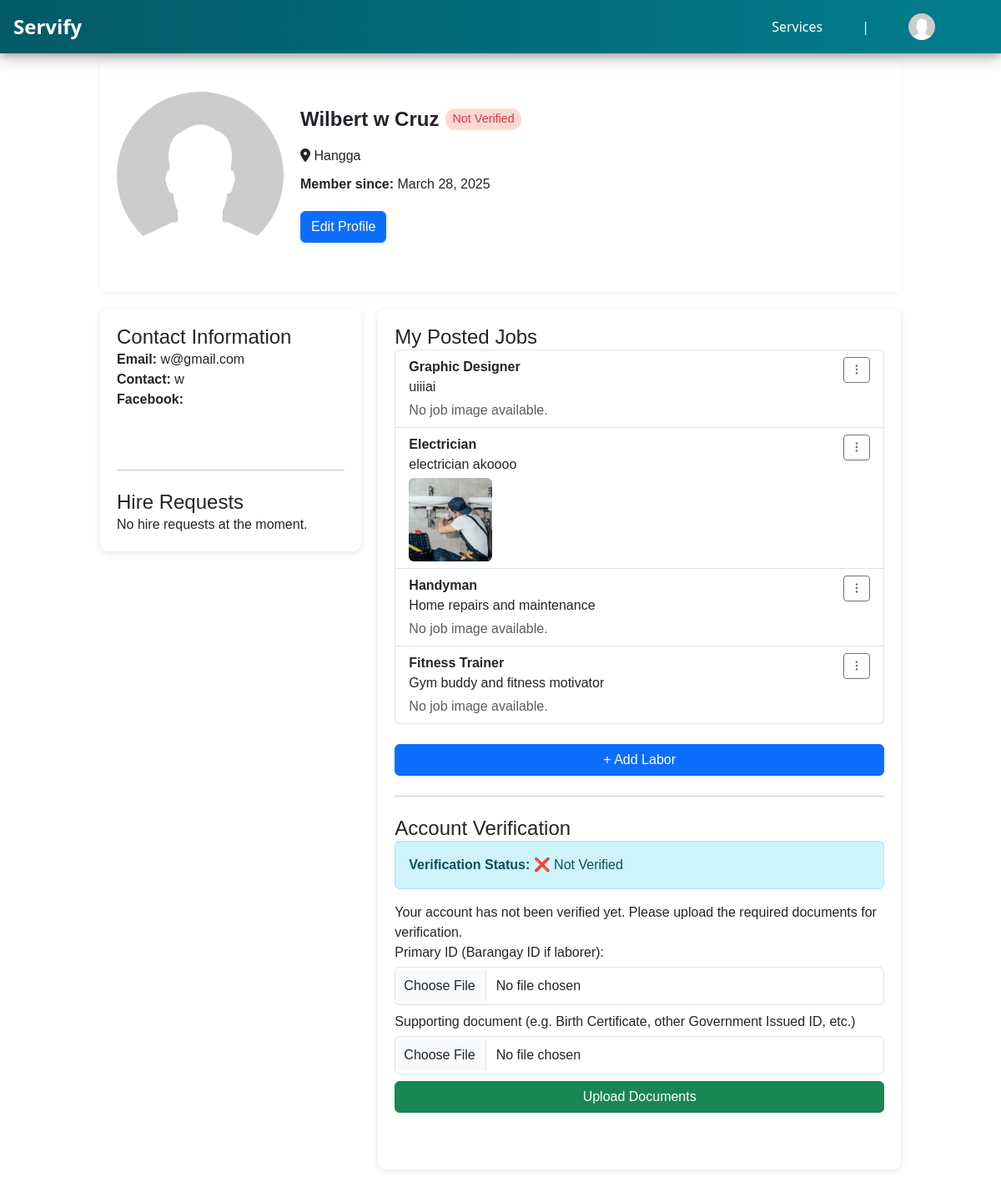
/view/profile.php (signed in), run on the app's committed database.
### tables this page shows
CREATE TABLE `users` (
  `user_id` int(11) NOT NULL,
  `firstname` varchar(255) NOT NULL,
  `middlename` varchar(255) NOT NULL,
  `lastname` varchar(255) NOT NULL,
  `fb_link` varchar(255) NOT NULL,
  `location` varchar(100) NOT NULL,
  `date_created` date NOT NULL,
  `email` varchar(255) NOT NULL,
  `password` varchar(255) NOT NULL,
  `contact` varchar(255) NOT NULL,
  `role` varchar(255) NOT NULL,
  `rating` int(11) NOT NULL,
  `credit_score` int(11) NOT NULL,
  `is_verified` tinyint(1) NOT NULL DEFAULT 0,
  `profile_picture` varchar(255) NOT NULL
);

CREATE TABLE `user_jobs` (
  `user_job_id` int(11) NOT NULL,
  `user_id` int(10) UNSIGNED NOT NULL,
  `job_id` int(10) UNSIGNED NOT NULL,
  `job_description` varchar(255) NOT NULL,
  `job_image` varchar(255) NOT NULL
);

CREATE TABLE `jobs` (
  `job_id` int(11) NOT NULL,
  `job_name` varchar(255) NOT NULL,
  `job_description` varchar(255) NOT NULL,
  `job_image` varchar(255) DEFAULT NULL
);

### controls/hire_functions.php (called while the page is built, shortened)
<?php
function getHiresForUser($conn, $user_id, $role = 'laborer') {
    if ($role === 'laborer') {
        $sql = "SELECT h.*,
                       u.firstname AS employer_firstname,
                       u.middlename AS employer_middlename,
                       u.lastname AS employer_lastname
                FROM hires h
                JOIN users u ON h.employer_id = u.user_id
                WHERE h.laborer_id = ?
                ORDER BY h.created_at DESC";
    }
    $stmt = $conn->prepare($sql);
    $stmt->bind_param("i", $user_id);
    $stmt->execute();
    return $stmt->get_result();
}
?>

### view/profile.php (the view, shortened to what this page needs)
<?php
include '../controls/connection.php';
include '../controls/hire_functions.php';
$user_id = $_SESSION['user_id'];
$is_logged_in = isset($_SESSION['user_id']);
$sql = "SELECT firstname, middlename, lastname, fb_link, email, location, date_created, contact,
               COALESCE(is_verified, 0) AS is_verified, profile_picture, role
        FROM users
        WHERE user_id = ?";
$stmt = $conn->prepare($sql);
$stmt->bind_param("i", $user_id);
$stmt->execute();
$result = $stmt->get_result();
if ($result->num_rows > 0) {
    $row = $result->fetch_assoc();
} else {
    echo "User details not found.";
    exit();
}
$job_sql = "SELECT jobs.job_id, jobs.job_name, user_jobs.job_description, user_jobs.job_image
            FROM jobs
            INNER JOIN user_jobs ON jobs.job_id = user_jobs.job_id
            WHERE user_jobs.user_id = ?";
$job_stmt = $conn->prepare($job_sql);
$job_stmt->bind_param("i", $user_id);
$job_stmt->execute();
$job_result = $job_stmt->get_result();
$hire_requests = getHiresForUser($conn, $user_id, 'laborer');
?>
<!DOCTYPE html>
<html lang="en">
<head>
  <link rel="stylesheet" href="../styles/profile.css?v=<?php echo time(); ?>">
  <link rel="stylesheet" href="https://cdnjs.cloudflare.com/ajax/libs/font-awesome/6.5.1/css/all.min.css">
  <link rel="stylesheet" href="https://cdn.jsdelivr.net/npm/bootstrap-icons@1.11.3/font/bootstrap-icons.min.css">
  <link rel="stylesheet" href="https://cdn.jsdelivr.net/npm/bootstrap@5.3.3/dist/css/bootstrap.min.css">
</head>
<body>
<header>
  <div class="header-content">
    <div class="brand"><a href="../index.php">Servify</a></div>
    <div class="menu-container">
      <nav class="wrapper-2" id="menu">
        <p><a href="../view/browse.php">Services</a></p>
        <p class="divider">|</p>
        <?php if ($is_logged_in): ?>
          <p class="profile-wrapper">
            <span class="profile-icon" onclick="toggleProfileMenu()">
              <img src="../<?php echo htmlspecialchars($row['profile_picture']) ?: 'uploads/profile_pics/default.jpg'; ?>" alt="Profile Picture" class="icon">
            </span>
          </p>
        <?php else: ?>
          <p class="login"><a href="../view/login.php"><i class="bi bi-box-arrow-in-right"></i> Login / Signup</a></p>
        <?php endif; ?>
      </nav>
    </div>
  </div>
</header>
<div class="custom-profile-page">
  <main class="grid-container">
    <div class="profile-section position-relative">
      <div class="profile-row">
        <div class="profile-img">
          <img src="../<?php echo htmlspecialchars($row['profile_picture']) ?: 'uploads/profile_pics/default.jpg'; ?>" alt="Profile Picture">
        </div>
        <div class="profile-info">
          <div class="name-verification d-flex align-items-center gap-2 mb-2">
            <h2 class="profile-name mb-0"><?php echo htmlspecialchars($row['firstname'] . ' ' . $row['middlename'] . ' ' . $row['lastname']); ?></h2>
           <span class="verification-badge <?php echo $row['is_verified'] ? 'verified' : 'not-verified'; ?>">
      <?php echo $row['is_verified'] ? 'Verified' : 'Not Verified'; ?>
    </span>
          </div>
          <p><i class="fas fa-map-marker-alt"></i> <?php echo htmlspecialchars($row['location']); ?></p>
          <p><strong>Member since: </strong> <?php echo date('F j, Y', strtotime($row['date_created'])); ?></p>
          <div class="profile-buttons">
            <button type="button" class="btn btn-primary" data-bs-toggle="modal" data-bs-target="#editDetailsModal">
              Edit Profile
            </button>
          </div>
        </div>
      </div>
    </div>
    <?php if ($row['role'] === 'laborer'): ?>
      <div class="hire-requests mb-5 left-section">
        <h4>Contact Information</h4>
        <p><strong>Email: </strong> <?php echo htmlspecialchars($row['email']); ?></p>
          <p><strong>Contact: </strong> <?php echo htmlspecialchars($row['contact']); ?></p>
          <p><strong>Facebook: </strong> <a href="<?php echo htmlspecialchars($row['fb_link']); ?>" target="_blank"><?php echo htmlspecialchars($row['fb_link']);?></a></p>
        <br><hr><br>
        <h4>Hire Requests</h4>
        <?php if ($hire_requests->num_rows > 0): ?>
          <ul class="list-group">
            <?php while ($hire = $hire_requests->fetch_assoc()): ?>
              <li class="list-group-item d-flex justify-content-between align-items-center flex-column flex-md-row">
                <div>
                  <strong>From: <?php echo htmlspecialchars($hire['employer_firstname'] . ' ' . $hire['employer_middlename'] . ' ' . $hire['employer_lastname']); ?></strong><br>
                  <strong>Message:</strong> <?php echo htmlspecialchars($hire['message']); ?><br>
                  <strong>Location:</strong> <?php echo htmlspecialchars($hire['meeting_location']); ?><br>
                  <strong>Status:</strong> <?php echo ucfirst($hire['status']); ?>
                </div>
                <?php if ($hire['status'] === 'pending'): ?>
                  <div class="mt-2 mt-md-0">
                    <form action="" method="POST" class="d-inline">
                      <input type="hidden" name="hire_id" value="<?php echo $hire['id']; ?>">
                      <input type="hidden" name="action" value="accepted">
                      <button type="submit" name="respond_hire" class="btn btn-success btn-sm">Accept</button>
                    </form>
                    <form action="" method="POST" class="d-inline">
                      <input type="hidden" name="hire_id" value="<?php echo $hire['id']; ?>">
                      <input type="hidden" name="action" value="declined">
                      <button type="submit" name="respond_hire" class="btn btn-danger btn-sm">Decline</button>
                    </form>
                  </div>
                <?php endif; ?>
              </li>
            <?php endwhile; ?>
          </ul>
        <?php else: ?>
          <p>No hire requests at the moment.</p>
        <?php endif; ?>
      </div>
    <?php endif; ?>
    <?php if ($row['role'] === 'laborer'): ?>
     <div class="right-section">
      <div class="job-container mb-4">
        <h4>My Posted Jobs</h4>
        <?php if ($job_result->num_rows > 0): ?>
          <ul class="list-group">
            <?php while ($job = $job_result->fetch_assoc()): ?>
              <li class="list-group-item">
                <div class="d-flex justify-content-between align-items-start flex-column flex-md-row">
                  <div class="w-100">
                    <div class="d-flex justify-content-between align-items-center">
                      <strong><?php echo htmlspecialchars($job['job_name']); ?></strong>
                    </div>
                    <p class="mb-1"><?php echo htmlspecialchars($job['job_description']); ?></p>
                    <?php if (!empty($job['job_image'])): ?>
                      <img src="http://localhost/servify/uploads/<?php echo htmlspecialchars($job['job_image']); ?>" alt="Job Image" class="img-fluid rounded" style="width: 100px; height: 100px; object-fit: cover;">
                    <?php else: ?>
                      <p class="text-muted">No job image available.</p>
                    <?php endif; ?>
                  </div>
<div class="dropdown mt-2 mt-md-0 d-none d-md-block ms-md-3">
  <button class="btn btn-outline-secondary btn-sm" type="button" id="jobActionsDesktop<?php echo $job['job_id']; ?>" data-bs-toggle="dropdown" aria-expanded="false">
    <i class="bi bi-three-dots-vertical"></i>
  </button>
</div>
                </div>
              </li>
            <?php endwhile; ?>
          </ul>
        <?php else: ?>
          <p class="text-muted">No jobs posted yet.</p>
        <?php endif; ?>
      </div>
      <div class="text-center mb-4">
        <form action="add_labor.php" method="POST">
          <button type="submit" class="btn btn-primary">+ Add Labor</button>
        </form>
      </div>
      <?php endif; ?>
    <hr><br>
    <div class="verification-container mb-5">
      <h4>Account Verification</h4>
      <div class="alert alert-info">
        <strong>Verification Status:</strong>
        <?php echo ($row['is_verified'] == 1) ? '✅ Verified' : '❌ Not Verified'; ?>
      </div>
      <?php if ($row['is_verified'] == 0): ?>
        <p>Your account has not been verified yet. Please upload the required documents for verification.</p>
        <form action="../controls/user/upload_verification.php" method="POST" enctype="multipart/form-data">
          <label for="id_proof">Primary ID (Barangay ID if laborer):</label>
          <input type="file" name="id_proof" id="id_proof" class="form-control mb-2" required>
          <label for="supporting_doc">Supporting document (e.g. Birth Certificate, other Government Issued ID, etc.)</label>
          <input type="file" name="supporting_doc" id="supporting_doc" class="form-control mb-2" required>
          <button type="submit" class="btn btn-success">Upload Documents</button>
        </form>
      <?php endif; ?>
    </div>
   </div>
  </main>
</div>
</body>
</html>

### styles/profile.css (style rules this page uses)
:root { --c-body: #727272; --c-brand: #0293a1; --box-shaddow: 0px 15px 25px rgba(0,0,0,0.08); --transition: all 0.5s ease ; }
p a, .brand a { text-decoration: none;color: #fff; }
header { width: 100%;height: 4rem;background-image: linear-gradient(to left, #027d8d, #035a68);box-shadow: 0 4px 8px rgba(0,0,0,0.2), 0 6px 20px rgba(0,0,0,0.19);display: flex;align-items: center;justify-content: center;padding: 0 1rem; position: fixed; top: 0; left: 0; right: 0; z-index: 1000; }
.header-content { width: 100%;max-width: 1200px;display: flex;justify-content: space-between;align-items: center; }
.brand { font-size: 1.5rem;font-weight: bold;color: #fff; }
.menu-container { position: relative; }
.wrapper-2 { display: flex;align-items: center;gap: 1rem;color: #fff; }
.wrapper-2 p { margin: 0;padding: 0.5rem 1rem; }
html, body { margin: 0; padding: 0; }
body { padding-top: 4rem; }
.wrapper-2 { display: flex; align-items: center; gap: 15px; }
.wrapper-2 p { margin: 0; vertical-align: middle; }
.profile-wrapper { position: relative; display: inline-block; }
.profile-icon .icon { width: 32px; height: 32px; border-radius: 50%; cursor: pointer; vertical-align: middle; }
.profile-info { display: flex; align-items: center; gap: 10px; cursor: pointer; }
.icon { width: 40px; height: 40px; border-radius: 50%; object-fit: cover; }
.profile-section { display: flex; align-items: center; gap: 15px; padding: 20px; flex-wrap: wrap; position: relative; }
.not-verified { color: red; }
.custom-profile-page * { box-sizing: border-box; margin: 0; padding: 0; font-family: Arial, sans-serif; }
.custom-profile-page .grid-container { display: grid; grid-template-areas: "profile-section profile-section" "left-section right-section"; grid-template-columns: 1fr 2fr; align-items: start; gap: 20px; max-width: 1000px; margin: 40px auto; padding: 20px; background-color: #fff; border-radius: 12px; }
.custom-profile-page .profile-section { grid-area: profile-section; }
.custom-profile-page .left-section { grid-area: left-section; background: #fff; box-shadow: 0 2px 8px rgba(0,0,0,0.1); padding: 20px; border-radius: 10px; }
.custom-profile-page .right-section { grid-area: right-section; background: #fff; box-shadow: 0 2px 8px rgba(0,0,0,0.1); padding: 20px; border-radius: 10px; }
.custom-profile-page .profile-row { display: flex; align-items: center; gap: 20px; padding: 20px 0; }
.custom-profile-page .profile-img img { width: 200px; height: 200px; border-radius: 50%; object-fit: cover; }
.name-verification { display: flex; justify-content: center; align-items: center; gap: 1rem; }
.custom-profile-page .profile-info { display: flex; flex-direction: column; justify-content: center; align-items: flex-start; gap: 10px; text-align: left; }
.custom-profile-page .profile-buttons { margin-top: 10px; display: flex; flex-wrap: wrap; gap: 10px; }
.profile-section { position: relative; padding: 20px; background-color: #fff; border-radius: 8px; box-shadow: 0 2px 8px rgba(0,0,0,0.05); }
.profile-name { font-size: 1.5rem; font-weight: 600; }
.verification-badge { font-size: 0.9rem; color: #28a745; background-color: #eafaf1; padding: 2px 8px; border-radius: 12px; }
.verification-badge.not-verified { color: #dc3545; background-color: #fbd9d3; }
select, textarea, button, input[type="file"] { width: 100%; padding: 10px; margin-top: 5px; }
button { background: #28a745; color: white; font-size: 16px; border: none; cursor: pointer; padding: 1rem; }

### view/profile.php (style rules this page uses)
body { padding-top: 10px; }

### data on the page
users: firstname+middlename+lastname "Wilbert w Cruz", location "Hangga", date_created "March 28, 2025", email "w@gmail.com", contact "w"
user_jobs: job.job_name "Graphic Designer", job_description "uiiiai", job_image "No job image available."
user_jobs: job.job_name "Electrician", job_description "electrician akoooo", job_image (picture)
user_jobs: job.job_name "Handyman", job_description "Home repairs and maintenance", job_image "No job image available."
user_jobs: job.job_name "Fitness Trainer", job_description "Gym buddy and fitness motivator", job_image "No job image available."
